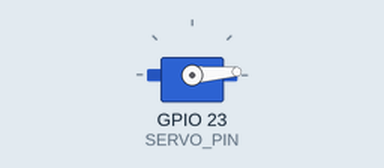
The sketch below on a simulated ESP32. Shown: servo. What the sketch prints to the serial monitor is not drawn.

Above: at 1.35 s.
At 2.2 s:
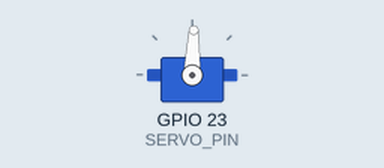
At 3.05 s:
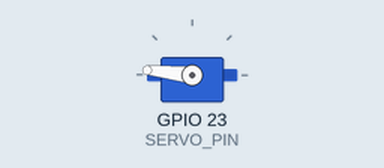
At 4.75 s:
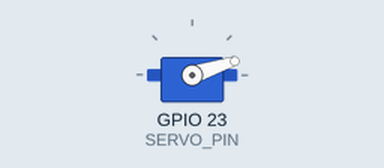
Timing chart, 0 to 9.6 s (numbered marks = the images above):
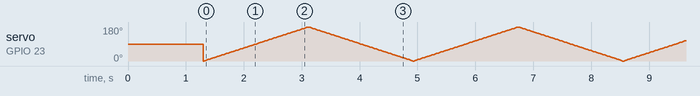

The sketch:

esp32_wroom_wired_servo_test.ino
```cpp
#include <ESP32Servo.h>

Servo servo;

const int SERVO_PIN = 23;          // signal line to Servo. GPIO
// the with of the pulse. the pulse with is between 500 us and 2400 us for many models.
const int MIN_US = 500;            // min pulse width in micro sec.
const int MAX_US = 2400;           // max pulse width in micro sec.

void setup() {
  Serial.begin(115200);
  delay(300);
  Serial.println("Start");
  // initialize ESP32 PWM timer. the clock is usually 50Hz.
  // esp32 servo does this internally automatically, but we will
  // explicitly do it ourselves.

  servo.setPeriodHertz(50);
  int ok = servo.attach(SERVO_PIN, MIN_US, MAX_US);
  Serial.printf("attach=%d auf GPIO %d\n", ok, SERVO_PIN);

  servo.write(90);
  delay(1000);
}

void loop() {
  // move the arm from 0 deg to 180 deg.
  for (int angle = 0; angle <= 180; angle++) {
    servo.write(angle);
    Serial.print(angle);
    delay(10); // wait 10 ms.
  }
  // move the arm from 180 deg to 0 deg.
  for (int angle = 180; angle >= 0; angle--) {
    servo.write(angle);
    Serial.print(angle);
    delay(10);
  }
}
```
